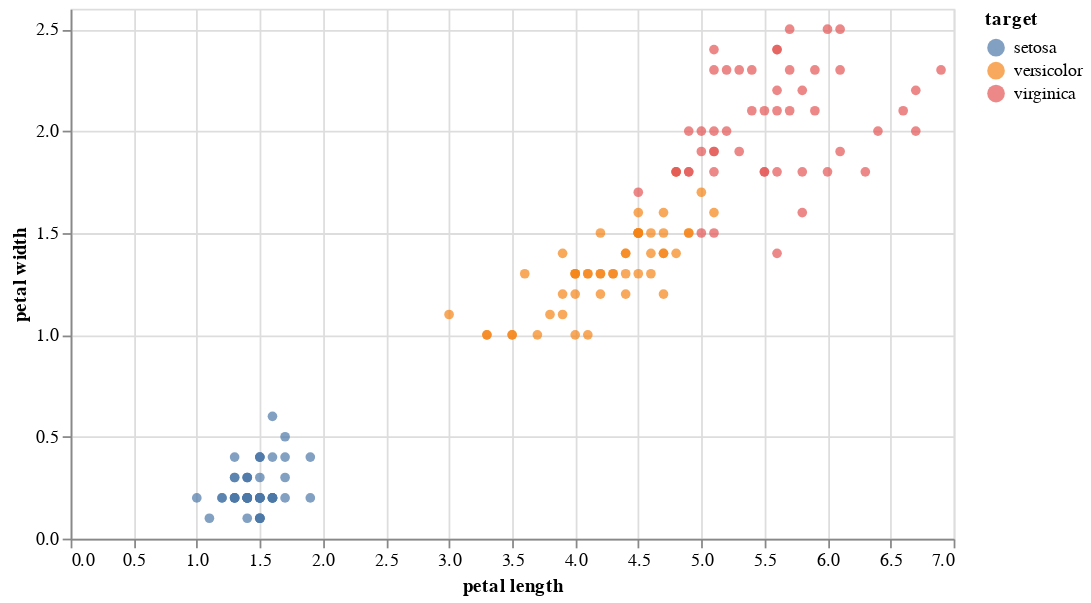

Notebook code for this chart:
### Markdown cell above
## 3 b)

### Code cell
import altair as alt

source = iris

alt.Chart(source).mark_circle().encode(
    x='petal length:Q',
    y='petal width:Q',
   color='target:N' ,   
    tooltip=['petal length', 'petal width']
).properties(
    width=500,
    height=300
).interactive()

### Figure 1 — Vega-Lite specification as saved in the notebook (floating-point values rounded to 4 significant figures; data arrays with more than 128 entries replaced by an {"elided": "..."} marker saying what was removed)
{"config": {"view": {"continuousWidth": 300, "continuousHeight": 300}}, "data": {"name": "data-78812c992a4be19c8250db5db96318f1"}, "mark": {"type": "circle"}, "encoding": {"color": {"field": "target", "type": "nominal"}, "tooltip": [{"field": "petal length", "type": "quantitative"}, {"field": "petal width", "type": "quantitative"}], "x": {"field": "petal length", "type": "quantitative"}, "y": {"field": "petal width", "type": "quantitative"}}, "height": 300, "params": [{"name": "param_7", "select": {"type": "interval", "encodings": ["x", "y"]}, "bind": "scales"}], "width": 500, "$schema": "https://vega.github.io/schema/vega-lite/v5.16.3.json", "datasets": {"data-78812c992a4be19c8250db5db96318f1": {"elided": "150 records"}}}
